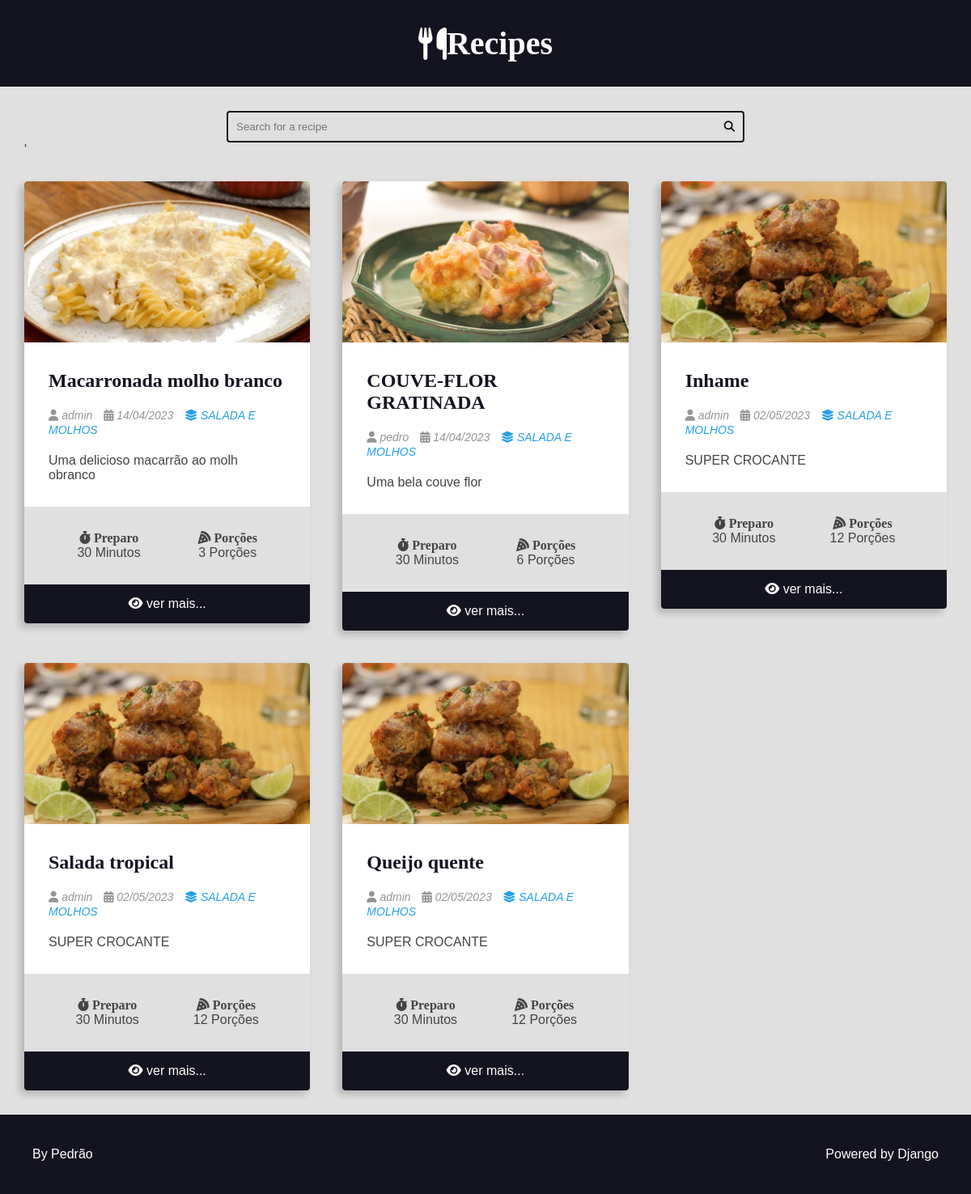
Page /recipes/category/1/ on the committed database.
### recipes/models.py (models this page shows, shortened)
class Recipe(models.Model):
    title = models.CharField(max_length=65)
    description = models.CharField(max_length=165)
    slug = models.SlugField(unique=True)
    preparation_time = models.IntegerField()
    preparation_time_unit = models.CharField(max_length=65)
    servings = models.IntegerField()
    servings_unit = models.CharField(max_length=65)
    preparation_steps = models.TextField()
    prepare_stes_is_html = models.BooleanField(default=False)
    created_at = models.DateField(auto_now_add=True)
    updated_at = models.DateField(auto_now=True)
    is_published = models.BooleanField(default=False)
    cover = models.ImageField(upload_to='recipes/cover/%Y/%m/%d', blank=True, default='')  # noqa: E501
    category = models.ForeignKey(Category, on_delete=models.SET_NULL, null=True, blank=True, default=None)  # noqa: E501
    author = models.ForeignKey(User, on_delete=models.SET_NULL, null=True)

class Category(models.Model):
    title = models.CharField(max_length=65)
    def __str__(self):
        return self.title

### recipes/views.py (the view)
# urls.py: path('recipes/category/<int:category_id>/', category, name='category'),
def category(request, category_id):
    recipe = get_list_or_404(Recipe, category__id=category_id, is_published=True)  # noqa: E501
    return render(request, 'category.html', context={
        'recipes': recipe,
        'title': f'CATEGORY | {recipe[0].category.title}'
        })

### recipes/templates/category.html (shortened to what this page needs)
{% extends 'base.html' %}
{% block content %}
    {% include "search.html" %}
    <main class="main-content-container">
        <div class="main-content main-content-list container">
            {% for recipe in recipes %}
                {% include "card.html" %}
            {% endfor %}
        </div>
    </main>
{% endblock content %}

### recipes/templates/card.html
<div class="recipe recipe-list-item">
    {% if recipe.cover %}
        <div class="recipe-cover">
            <a href=" {% url 'recipes:recipe' recipe.id %}">
                <img src="{{ recipe.cover.url }}" alt="Temporário">
            </a>
        </div>
    {% endif %}
    <div class="recipe-title-container">
        <h2 class="recipe-title">
            <a href="{% url 'recipes:recipe' recipe.id %}">
                {{ recipe.title }}
            </a>
        </h2>
    </div>
    <div class="recipe-author">
        <span class="recipe-author-item">
            <i class="fas fa-user"></i>
            {% if recipe.author is not None %}
                {% if recipe.author.firstname %}
                    {{ recipe.author.first_name }} {{recipe.author.last_name}}
                {% else %}
                    {{recipe.author.username}}
                {% endif %}
            {% else %}
                    Desconhecido
            {% endif %}
        </span>
        <span class="recipe-author-item">
            <i class="fas fa-calendar-alt"></i>
            {{ recipe.created_at|date:"d/m/Y" }}
        </span>
        {% if recipe.category is not None %}
            <span class="recipe-author-item">
                <a href="{% url 'recipes:category' recipe.category.id %}">
                    <i class="fas fa-layer-group"></i>
                    <span>{{recipe.category}}</span>
                </a>
            </span>
        {% endif %}
    </div>
    <div class="recipe-content">
        <p>{{ recipe.description}}</p>
    </div>
    <div class="recipe-meta-container">
        <div class="recipe-meta recipe-preparation">
            <h3 class="recipe-meta-title"><i class="fas fa-stopwatch"></i> Preparo</h3>
            <div class="recipe-meta-text">
                {{recipe.preparation_time }} Minutos
            </div>
        </div>
        <div class="recipe-meta recipe-servings">
            <h3 class="recipe-meta-title"><i class="fas fa-pizza-slice"></i> Porções</h3>
            <div class="recipe-meta-text">
                {{ recipe.servings }} Porções
            </div>
        </div>
    </div>
    <footer class="recipe-footer">
        <a class="recipe-read-more button button-dark button-full-width" href=" {% url 'recipes:recipe' recipe.id %}">
            <i class="fas fa-eye"></i>
            <span>ver mais...</span>
        </a>
    </footer>
</div>

### recipes/static/css/styles.css (style rules this page uses)
:root { --color-primary: #269fe6; --color-primary-hover: #2086c2; --color-primary-dark: #13141f; --color-primary-dark-hover: #212336; --color-primary-light: #d4ecfa; --color-primary-light-hover: #bdd8e7; --color-white: #fff; --color-black: #000; --color-dark-text: #444; --color-info-light: #cce5ff; --color-debug-light: #cce5ff; --color-success-light: #d4edda; --color-alert-light: #fff3cd; --color-warning-light: #fff3cd; --color-error-light: #f8d7da; --color-info-dark: #4d86c4; --color-debug-dark: #4d86c4; --color-success-dark: #4a9c5d; --color-alert-dark: #927f40; --color-warning-dark: #927f40; --color-error-dark: #da525d; --color-gray-0: #f9f9f9; --color-gray-1: #e0e0e0; --color-gray-2: #c7c7c7; --color-gray-3: #aeaeae; --color-gray-4: #959595; --color-gray-5: #7d7d7d; --color-gray-6: #646464; --color-gray-7: #4b4b4b; --color-gray-8: #323232; --color-gray-9: #191919; --font-primary: sans-serif; --font-headings: 'Roboto Slab', serif; --spacing-gutter-medium: 3rem; --spacing-gutter-large: 4rem; }
* { padding: 0; margin: 0; box-sizing: border-box; }
html { font-size: 62.5%; }
body { font-size: 1.6rem; font-family: var(--font-primary); background: var(--color-gray-1); color: var(--color-dark-text); }
h1, h2, h3, h4, h5, h6 { font-family: var(--font-headings); }
img { max-width: 100%; }
a { color: var(--color-primary); text-decoration: none; }
.container { max-width: 144rem; margin: 0 auto; padding: var(--spacing-gutter-medium); }
.main-content { padding-top: 0; }
.main-content-list { display: grid; grid-template-columns: repeat(auto-fit, minmax(340px, 1fr)); gap: var(--spacing-gutter-large); }
.recipe { background: var(--color-white); box-shadow: -5px 5px 10px rgba(0, 0, 0, 0.2); transform: scale(1); transition: all 300ms ease-in-out; border-radius: 0.4rem; overflow: hidden; }
.recipe img { max-width: 100%; }
.recipe-list-item { max-width: 64rem; height: fit-content; }
.recipe-title-container { padding: var(--spacing-gutter-medium); padding-bottom: 2rem; }
.recipe-title-container a { text-decoration: none; color: var(--color-primary-dark); }
.recipe-author { padding: 0 var(--spacing-gutter-medium); }
.recipe-content { padding: var(--spacing-gutter-medium); padding-top: 2rem; }
.recipe-author-item { color: var(--color-gray-4); margin-right: 1rem; font-style: italic; font-size: 1.4rem; }
.recipe-author a { color: var(--color-primary); transition: all 300ms ease-in-out; text-decoration: none; }
.recipe-meta-container { display: flex; flex-flow: row wrap; padding: var(--spacing-gutter-medium); background: var(--color-gray-1); }
.recipe-meta { display: flex; flex-flow: column nowrap; flex-shrink: 1; flex-grow: 1; text-align: center; }
.recipe-meta-title { font-size: 1.6rem; }
.recipe-footer a { background: var(--color-primary-dark); display: block; color: var(--color-white); text-decoration: none; text-align: center; padding: 1.5rem var(--spacing-gutter-medium); transition: all 300ms ease-in-out; }

### rows in the picture
Recipe: cover (picture), title "Macarronada molho branco", author.username "admin", created_at "14/04/2023", category "SALADA E MOLHOS", description "Uma delicioso macarrão ao molh obranco", preparation_time "30", servings "3"
Recipe: cover (picture), title "COUVE-FLOR GRATINADA", author.username "pedro", created_at "14/04/2023", category "SALADA E MOLHOS", description "Uma bela couve flor", preparation_time "30", servings "6"
Recipe: cover (picture), title "Inhame", author.username "admin", created_at "02/05/2023", category "SALADA E MOLHOS", description "SUPER CROCANTE", preparation_time "30", servings "12"
Recipe: cover (picture), title "Salada tropical", author.username "admin", created_at "02/05/2023", category "SALADA E MOLHOS", description "SUPER CROCANTE", preparation_time "30", servings "12"
Recipe: cover (picture), title "Queijo quente", author.username "admin", created_at "02/05/2023", category "SALADA E MOLHOS", description "SUPER CROCANTE", preparation_time "30", servings "12"
